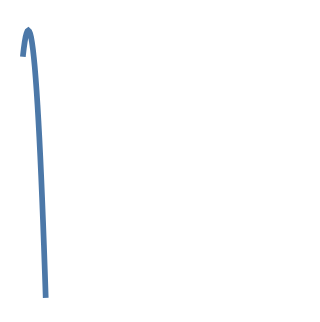

Describe this chart as a Vega-Lite specification.
### Vega specification from a JSON file in a GitHub repository (floating-point values rounded to 4 significant figures)
{"width": 100, "height": 60, "padding": 4, "data": [{"name": "p", "values": [{"u": 1, "v": 2}, {"u": 2, "v": 5}, {"u": 3, "v": 11}, {"u": [], "v": 21}, {"u": 5, "v": 34}, {"u": 8, "v": 99}]}, {"name": "q", "source": "p", "transform": [{"type": "regression", "x": "u", "y": "v", "method": "quad"}]}], "marks": [{"type": "line", "from": {"data": "q"}, "encode": {"enter": {"x": {"field": "u"}, "y": {"field": "v"}}}}]}
